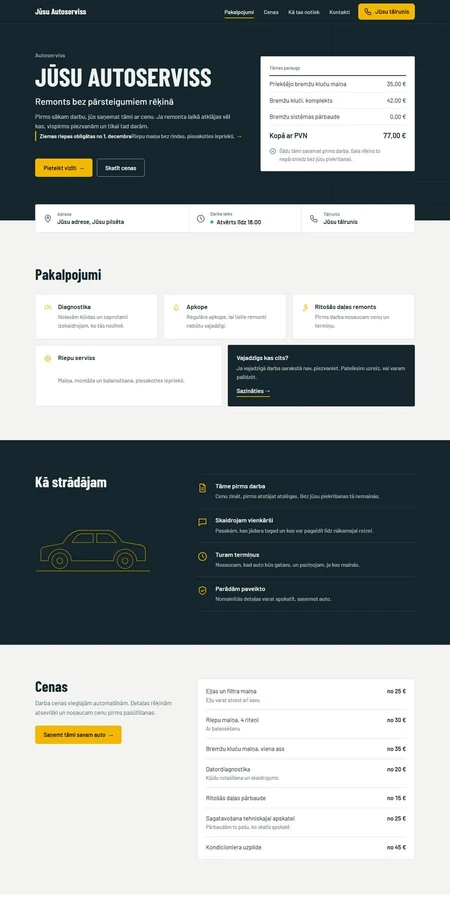
#> input picture assets/paraugs-auto-450.webp, 450 x 900 px, given in place of shot-autoserviss-1280.png, which was not available
$ python screenshots.py
#> lines starting #> are read from the running program, lines starting #| are printed output that depends on the picture
"""Regenerates the portfolio preview images from the generic demos. Run after design changes:
    python _src/screenshots.py
Needs Google Chrome and Pillow (pip install pillow)."""
import pathlib, subprocess, tempfile
from PIL import Image

ROOT = pathlib.Path(__file__).resolve().parent.parent
CHROME = r"C:\Program Files\Google\Chrome\Application\chrome.exe"
BANNER = 42  # the yellow "this is a sample" bar at the top of every demo, cropped out of previews
DEMOS = {"auto": "autoserviss", "buve": "buvfirma", "ziedi": "ziedu-salons", "kafe": "kafejnica",
         "zobi": "zobarstnieciba", "friz": "frizetava", "vet": "veterinara-klinika", "beres": "apbedisanas-birojs"}


def shot(slug, w, h, scale=1):
#> called with slug = 'autoserviss', w = 1280, h = 2560, scale = 1
    out = pathlib.Path(tempfile.gettempdir()) / f"shot-{slug}-{w}.png"
    subprocess.run([CHROME, "--headless=new", "--disable-gpu", "--hide-scrollbars", f"--force-device-scale-factor={scale}",
                    f"--window-size={w},{h + BANNER}", "--virtual-time-budget=9000", f"--screenshot={out}",
                    (ROOT / slug / "index.html").as_uri() + "?still"],  # ?still shows the page with its animations finished
                   check=True, capture_output=True)
#> (this line was passed over: subprocess is not available in this run)
    im = Image.open(out).convert("RGB")
#> im is the input picture: PIL image 450x900 RGB; mean R, G, B 149.3, 156.5, 157.2
    return im.crop((0, BANNER * scale, w * scale, (h + BANNER) * scale))
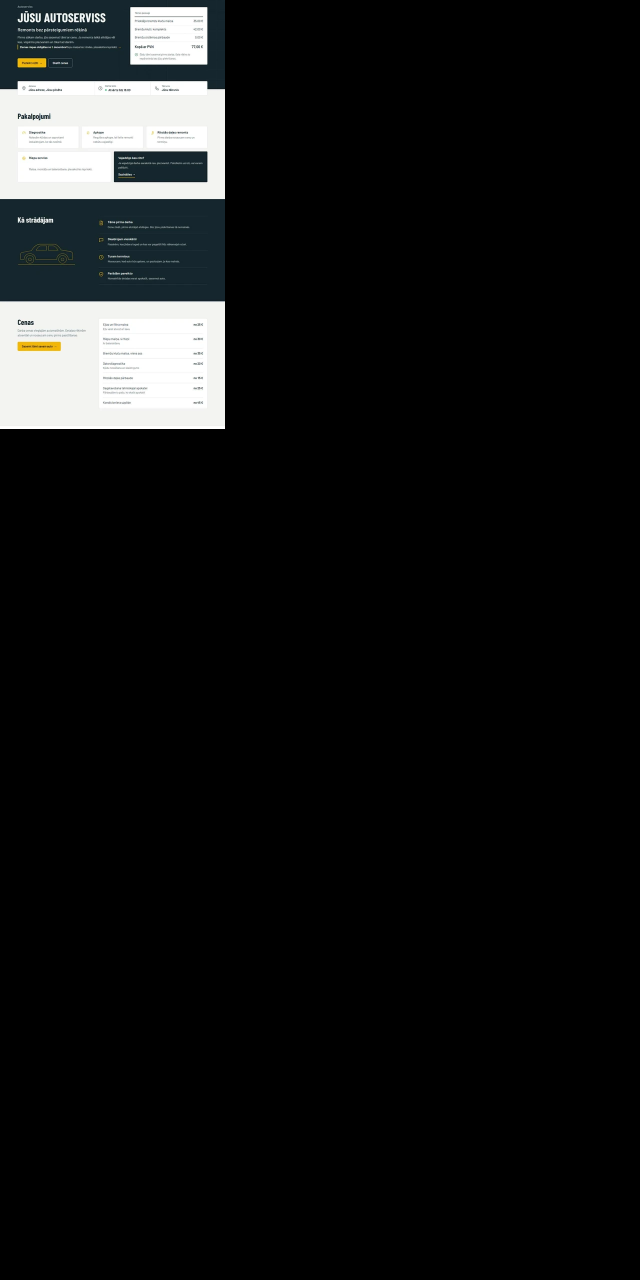
#> returned value: PIL image 1280x2560 RGB (shown at 1/2 size); mean R, G, B 18.3, 19.1, 19.2


for key, slug in DEMOS.items():
    im = shot(slug, 1280, 2560).resize((900, 1800), Image.LANCZOS)
#> im: PIL image 900x1800 RGB
    im.save(ROOT / "assets" / f"paraugs-{key}.jpg", quality=72, optimize=True, progressive=True)
    im.save(ROOT / "assets" / f"paraugs-{key}.webp", "WEBP", quality=90, method=6)  # served to browsers, jpg stays as fallback and for the README
    im.resize((450, 900), Image.LANCZOS).save(ROOT / "assets" / f"paraugs-{key}-450.webp", "WEBP", quality=90, method=6)
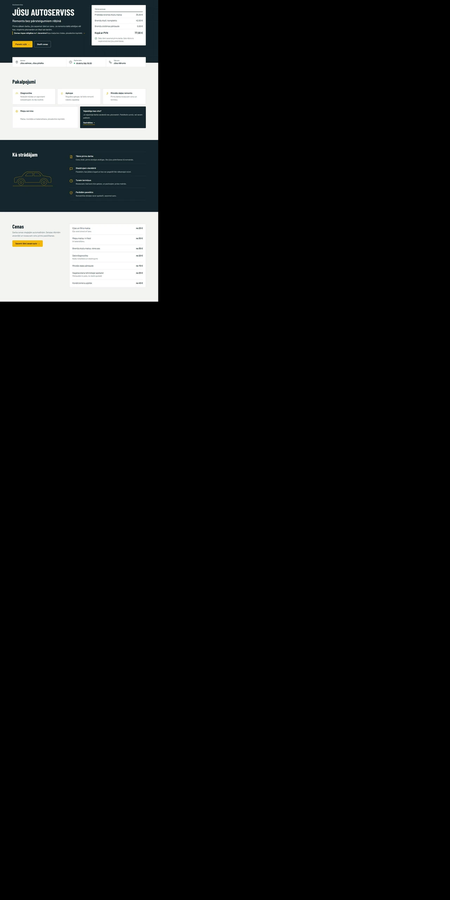
#> saved as paraugs-auto-450.webp: PIL image 450x900 RGB; mean R, G, B 18.2, 19, 19.1
    if key == "auto":  # social share image
        shot(slug, 1280, 672).resize((1200, 630), Image.LANCZOS).save(ROOT / "assets" / "paraugs.jpg", quality=80, optimize=True)
#> call 2 of shot, with slug = 'autoserviss', w = 1280, h = 672, scale = 1
#> in shot (call 2), `return im.crop((0, BANNER * scale, w * scale, (h + BANNER) * scale))`:
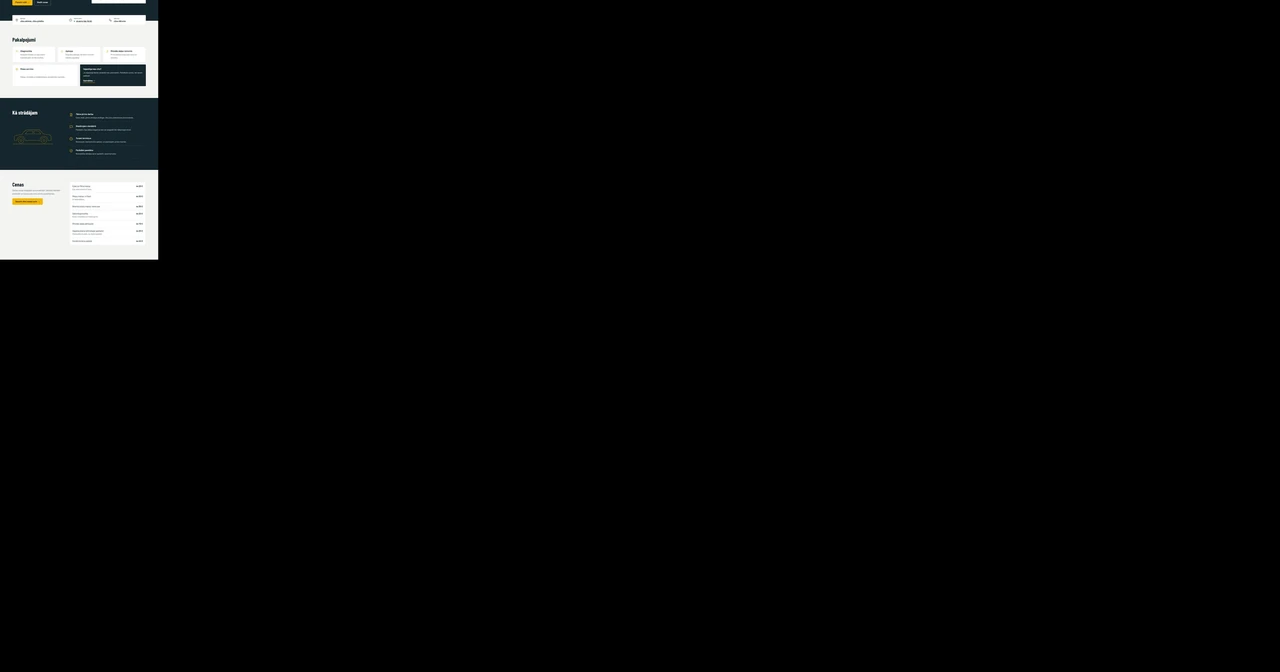
#> returned value: PIL image 1280x672 RGB; mean R, G, B 7.8, 8.1, 8.1
#> (the run stopped early here; a loop or call above may not have finished)
